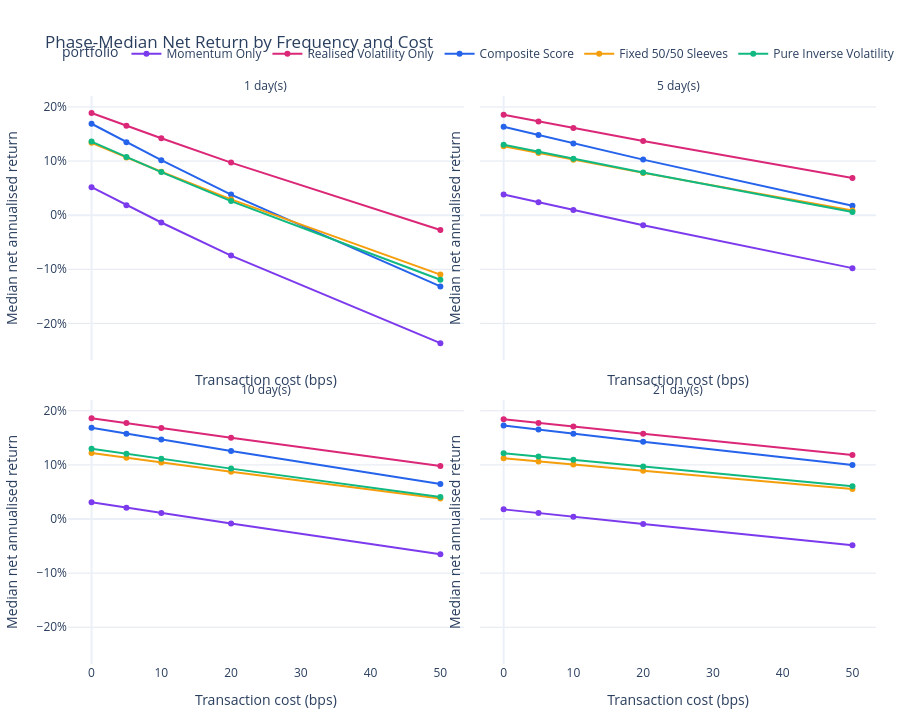

The code cell stored with this chart in its notebook:
### Code cell
phase_cost_summary = (
    robustness_grid.groupby(
        ["portfolio", "rebalance_frequency", "transaction_cost_bps"],
        sort=False,
    )
    .agg(
        offset_count=("rebalance_offset", "nunique"),
        phase_mean_net_annualised_return=("net_annualised_return", "mean"),
        phase_median_net_annualised_return=("net_annualised_return", "median"),
        phase_minimum_net_annualised_return=("net_annualised_return", "min"),
        phase_mean_net_sharpe=("net_sharpe", "mean"),
        phase_median_net_sharpe=("net_sharpe", "median"),
        phase_worst_net_sharpe=("net_sharpe", "min"),
        phase_worst_max_drawdown=("net_max_drawdown", "min"),
        phase_mean_daily_turnover=("average_daily_turnover", "mean"),
        phase_mean_gross_exposure=("average_gross_exposure", "mean"),
        every_phase_profitable=(
            "net_annualised_return",
            lambda values: values.gt(0.0).all(),
        ),
    )
    .reset_index()
)
if not phase_cost_summary["offset_count"].eq(
    phase_cost_summary["rebalance_frequency"]
).all():
    raise ValueError("The phase-cost summary is incomplete.")

strategy_colours = {
    "Momentum Only": "#7C3AED",
    "Realised Volatility Only": "#DB2777",
    **{
        portfolio: PORTFOLIO_COLOURS[portfolio]
        for portfolio in ACTIVE_PORTFOLIO_ORDER[2:]
    },
}
cost_figure_data = phase_cost_summary.assign(
    frequency_label=lambda data: data["rebalance_frequency"].map(
        lambda value: f"{value} day(s)"
    )
)
cost_return_figure = px.line(
    cost_figure_data,
    x="transaction_cost_bps",
    y="phase_median_net_annualised_return",
    color="portfolio",
    facet_col="frequency_label",
    facet_col_wrap=2,
    markers=True,
    category_orders={"portfolio": list(ACTIVE_PORTFOLIO_ORDER)},
    color_discrete_map=strategy_colours,
    title="Phase-Median Net Return by Frequency and Cost",
)
cost_return_figure.update_layout(
    template="plotly_white",
    height=720,
    margin={"l": 64, "r": 24, "t": 96, "b": 56},
    legend={"orientation": "h", "y": 1.10, "x": 0.0},
)
cost_return_figure.update_xaxes(title_text="Transaction cost (bps)", showgrid=False)
cost_return_figure.update_yaxes(
    title_text="Median net annualised return",
    tickformat=".0%",
    gridcolor="#E2E8F0",
    zeroline=True,
)
for annotation in cost_return_figure.layout.annotations:
    annotation.text = annotation.text.split("=")[-1]
display(cost_return_figure)

### Figure 1 — Plotly figure (JSON) as saved in the notebook; plotly's stock layout.template omitted (floating-point values rounded to 4 significant figures)
{"data": [{"hovertemplate": "portfolio=Momentum Only<br>frequency_label=1 day(s)<br>transaction_cost_bps=%{x}<br>phase_median_net_annualised_return=%{y}<extra></extra>", "legendgroup": "Momentum Only", "line": {"color": "#7C3AED", "dash": "solid"}, "marker": {"symbol": "circle"}, "mode": "lines+markers", "name": "Momentum Only", "orientation": "v", "showlegend": true, "type": "scatter", "x": [0.0, 5.0, 10.0, 20.0, 50.0], "xaxis": "x3", "y": [0.05161, 0.01848, -0.01361, -0.07479, -0.2366], "yaxis": "y3"}, {"hovertemplate": "portfolio=Momentum Only<br>frequency_label=5 day(s)<br>transaction_cost_bps=%{x}<br>phase_median_net_annualised_return=%{y}<extra></extra>", "legendgroup": "Momentum Only", "line": {"color": "#7C3AED", "dash": "solid"}, "marker": {"symbol": "circle"}, "mode": "lines+markers", "name": "Momentum Only", "orientation": "v", "showlegend": false, "type": "scatter", "x": [0.0, 5.0, 10.0, 20.0, 50.0], "xaxis": "x4", "y": [0.03823, 0.02376, 0.009488, -0.01848, -0.09791], "yaxis": "y4"}, {"hovertemplate": "portfolio=Momentum Only<br>frequency_label=10 day(s)<br>transaction_cost_bps=%{x}<br>phase_median_net_annualised_return=%{y}<extra></extra>", "legendgroup": "Momentum Only", "line": {"color": "#7C3AED", "dash": "solid"}, "marker": {"symbol": "circle"}, "mode": "lines+markers", "name": "Momentum Only", "orientation": "v", "showlegend": false, "type": "scatter", "x": [0.0, 5.0, 10.0, 20.0, 50.0], "xaxis": "x", "y": [0.03103, 0.02101, 0.01109, -0.008468, -0.06501], "yaxis": "y"}, {"hovertemplate": "portfolio=Momentum Only<br>frequency_label=21 day(s)<br>transaction_cost_bps=%{x}<br>phase_median_net_annualised_return=%{y}<extra></extra>", "legendgroup": "Momentum Only", "line": {"color": "#7C3AED", "dash": "solid"}, "marker": {"symbol": "circle"}, "mode": "lines+markers", "name": "Momentum Only", "orientation": "v", "showlegend": false, "type": "scatter", "x": [0.0, 5.0, 10.0, 20.0, 50.0], "xaxis": "x2", "y": [0.01786, 0.01102, 0.004227, -0.009236, -0.04857], "yaxis": "y2"}, {"hovertemplate": "portfolio=Realised Volatility Only<br>frequency_label=1 day(s)<br>transaction_cost_bps=%{x}<br>phase_median_net_annualised_return=%{y}<extra></extra>", "legendgroup": "Realised Volatility Only", "line": {"color": "#DB2777", "dash": "solid"}, "marker": {"symbol": "circle"}, "mode": "lines+markers", "name": "Realised Volatility Only", "orientation": "v", "showlegend": true, "type": "scatter", "x": [0.0, 5.0, 10.0, 20.0, 50.0], "xaxis": "x3", "y": [0.1889, 0.1652, 0.1421, 0.09712, -0.02749], "yaxis": "y3"}, {"hovertemplate": "portfolio=Realised Volatility Only<br>frequency_label=5 day(s)<br>transaction_cost_bps=%{x}<br>phase_median_net_annualised_return=%{y}<extra></extra>", "legendgroup": "Realised Volatility Only", "line": {"color": "#DB2777", "dash": "solid"}, "marker": {"symbol": "circle"}, "mode": "lines+markers", "name": "Realised Volatility Only", "orientation": "v", "showlegend": false, "type": "scatter", "x": [0.0, 5.0, 10.0, 20.0, 50.0], "xaxis": "x4", "y": [0.1856, 0.1732, 0.161, 0.1371, 0.06852], "yaxis": "y4"}, {"hovertemplate": "portfolio=Realised Volatility Only<br>frequency_label=10 day(s)<br>transaction_cost_bps=%{x}<br>phase_median_net_annualised_return=%{y}<extra></extra>", "legendgroup": "Realised Volatility Only", "line": {"color": "#DB2777", "dash": "solid"}, "marker": {"symbol": "circle"}, "mode": "lines+markers", "name": "Realised Volatility Only", "orientation": "v", "showlegend": false, "type": "scatter", "x": [0.0, 5.0, 10.0, 20.0, 50.0], "xaxis": "x", "y": [0.1865, 0.1773, 0.1682, 0.1503, 0.09795], "yaxis": "y"}, {"hovertemplate": "portfolio=Realised Volatility Only<br>frequency_label=21 day(s)<br>transaction_cost_bps=%{x}<br>phase_median_net_annualised_return=%{y}<extra></extra>", "legendgroup": "Realised Volatility Only", "line": {"color": "#DB2777", "dash": "solid"}, "marker": {"symbol": "circle"}, "mode": "lines+markers", "name": "Realised Volatility Only", "orientation": "v", "showlegend": false, "type": "scatter", "x": [0.0, 5.0, 10.0, 20.0, 50.0], "xaxis": "x2", "y": [0.1844, 0.1777, 0.171, 0.1577, 0.1186], "yaxis": "y2"}, {"hovertemplate": "portfolio=Composite Score<br>frequency_label=1 day(s)<br>transaction_cost_bps=%{x}<br>phase_median_net_annualised_return=%{y}<extra></extra>", "legendgroup": "Composite Score", "line": {"color": "#2563EB", "dash": "solid"}, "marker": {"symbol": "circle"}, "mode": "lines+markers", "name": "Composite Score", "orientation": "v", "showlegend": true, "type": "scatter", "x": [0.0, 5.0, 10.0, 20.0, 50.0], "xaxis": "x3", "y": [0.169, 0.1347, 0.1015, 0.03794, -0.1317], "yaxis": "y3"}, {"hovertemplate": "portfolio=Composite Score<br>frequency_label=5 day(s)<br>transaction_cost_bps=%{x}<br>phase_median_net_annualised_return=%{y}<extra></extra>", "legendgroup": "Composite Score", "line": {"color": "#2563EB", "dash": "solid"}, "marker": {"symbol": "circle"}, "mode": "lines+markers", "name": "Composite Score", "orientation": "v", "showlegend": false, "type": "scatter", "x": [0.0, 5.0, 10.0, 20.0, 50.0], "xaxis": "x4", "y": [0.1634, 0.1479, 0.1326, 0.1026, 0.01728], "yaxis": "y4"}, {"hovertemplate": "portfolio=Composite Score<br>frequency_label=10 day(s)<br>transaction_cost_bps=%{x}<br>phase_median_net_annualised_return=%{y}<extra></extra>", "legendgroup": "Composite Score", "line": {"color": "#2563EB", "dash": "solid"}, "marker": {"symbol": "circle"}, "mode": "lines+markers", "name": "Composite Score", "orientation": "v", "showlegend": false, "type": "scatter", "x": [0.0, 5.0, 10.0, 20.0, 50.0], "xaxis": "x", "y": [0.1686, 0.1578, 0.147, 0.1259, 0.06457], "yaxis": "y"}, {"hovertemplate": "portfolio=Composite Score<br>frequency_label=21 day(s)<br>transaction_cost_bps=%{x}<br>phase_median_net_annualised_return=%{y}<extra></extra>", "legendgroup": "Composite Score", "line": {"color": "#2563EB", "dash": "solid"}, "marker": {"symbol": "circle"}, "mode": "lines+markers", "name": "Composite Score", "orientation": "v", "showlegend": false, "type": "scatter", "x": [0.0, 5.0, 10.0, 20.0, 50.0], "xaxis": "x2", "y": [0.173, 0.1653, 0.1577, 0.1429, 0.09987], "yaxis": "y2"}, {"hovertemplate": "portfolio=Fixed 50/50 Sleeves<br>frequency_label=1 day(s)<br>transaction_cost_bps=%{x}<br>phase_median_net_annualised_return=%{y}<extra></extra>", "legendgroup": "Fixed 50/50 Sleeves", "line": {"color": "#F59E0B", "dash": "solid"}, "marker": {"symbol": "circle"}, "mode": "lines+markers", "name": "Fixed 50/50 Sleeves", "orientation": "v", "showlegend": true, "type": "scatter", "x": [0.0, 5.0, 10.0, 20.0, 50.0], "xaxis": "x3", "y": [0.1337, 0.1066, 0.08019, 0.02921, -0.1098], "yaxis": "y3"}, {"hovertemplate": "portfolio=Fixed 50/50 Sleeves<br>frequency_label=5 day(s)<br>transaction_cost_bps=%{x}<br>phase_median_net_annualised_return=%{y}<extra></extra>", "legendgroup": "Fixed 50/50 Sleeves", "line": {"color": "#F59E0B", "dash": "solid"}, "marker": {"symbol": "circle"}, "mode": "lines+markers", "name": "Fixed 50/50 Sleeves", "orientation": "v", "showlegend": false, "type": "scatter", "x": [0.0, 5.0, 10.0, 20.0, 50.0], "xaxis": "x4", "y": [0.1272, 0.1147, 0.1024, 0.07813, 0.008601], "yaxis": "y4"}, {"hovertemplate": "portfolio=Fixed 50/50 Sleeves<br>frequency_label=10 day(s)<br>transaction_cost_bps=%{x}<br>phase_median_net_annualised_return=%{y}<extra></extra>", "legendgroup": "Fixed 50/50 Sleeves", "line": {"color": "#F59E0B", "dash": "solid"}, "marker": {"symbol": "circle"}, "mode": "lines+markers", "name": "Fixed 50/50 Sleeves", "orientation": "v", "showlegend": false, "type": "scatter", "x": [0.0, 5.0, 10.0, 20.0, 50.0], "xaxis": "x", "y": [0.1221, 0.1134, 0.1047, 0.08759, 0.03806], "yaxis": "y"}, {"hovertemplate": "portfolio=Fixed 50/50 Sleeves<br>frequency_label=21 day(s)<br>transaction_cost_bps=%{x}<br>phase_median_net_annualised_return=%{y}<extra></extra>", "legendgroup": "Fixed 50/50 Sleeves", "line": {"color": "#F59E0B", "dash": "solid"}, "marker": {"symbol": "circle"}, "mode": "lines+markers", "name": "Fixed 50/50 Sleeves", "orientation": "v", "showlegend": false, "type": "scatter", "x": [0.0, 5.0, 10.0, 20.0, 50.0], "xaxis": "x2", "y": [0.1124, 0.1065, 0.1007, 0.08929, 0.05561], "yaxis": "y2"}, {"hovertemplate": "portfolio=Pure Inverse Volatility<br>frequency_label=1 day(s)<br>transaction_cost_bps=%{x}<br>phase_median_net_annualised_return=%{y}<extra></extra>", "legendgroup": "Pure Inverse Volatility", "line": {"color": "#10B981", "dash": "solid"}, "marker": {"symbol": "circle"}, "mode": "lines+markers", "name": "Pure Inverse Volatility", "orientation": "v", "showlegend": true, "type": "scatter", "x": [0.0, 5.0, 10.0, 20.0, 50.0], "xaxis": "x3", "y": [0.1359, 0.1074, 0.07956, 0.02597, -0.1194], "yaxis": "y3"}, {"hovertemplate": "portfolio=Pure Inverse Volatility<br>frequency_label=5 day(s)<br>transaction_cost_bps=%{x}<br>phase_median_net_annualised_return=%{y}<extra></extra>", "legendgroup": "Pure Inverse Volatility", "line": {"color": "#10B981", "dash": "solid"}, "marker": {"symbol": "circle"}, "mode": "lines+markers", "name": "Pure Inverse Volatility", "orientation": "v", "showlegend": false, "type": "scatter", "x": [0.0, 5.0, 10.0, 20.0, 50.0], "xaxis": "x4", "y": [0.1301, 0.117, 0.1041, 0.0787, 0.005673], "yaxis": "y4"}, {"hovertemplate": "portfolio=Pure Inverse Volatility<br>frequency_label=10 day(s)<br>transaction_cost_bps=%{x}<br>phase_median_net_annualised_return=%{y}<extra></extra>", "legendgroup": "Pure Inverse Volatility", "line": {"color": "#10B981", "dash": "solid"}, "marker": {"symbol": "circle"}, "mode": "lines+markers", "name": "Pure Inverse Volatility", "orientation": "v", "showlegend": false, "type": "scatter", "x": [0.0, 5.0, 10.0, 20.0, 50.0], "xaxis": "x", "y": [0.1299, 0.1206, 0.1113, 0.09317, 0.04083], "yaxis": "y"}, {"hovertemplate": "portfolio=Pure Inverse Volatility<br>frequency_label=21 day(s)<br>transaction_cost_bps=%{x}<br>phase_median_net_annualised_return=%{y}<extra></extra>", "legendgroup": "Pure Inverse Volatility", "line": {"color": "#10B981", "dash": "solid"}, "marker": {"symbol": "circle"}, "mode": "lines+markers", "name": "Pure Inverse Volatility", "orientation": "v", "showlegend": false, "type": "scatter", "x": [0.0, 5.0, 10.0, 20.0, 50.0], "xaxis": "x2", "y": [0.1218, 0.1156, 0.1094, 0.09723, 0.06046], "yaxis": "y2"}], "layout": {"annotations": [{"font": {}, "showarrow": false, "text": "10 day(s)", "x": 0.245, "xanchor": "center", "xref": "paper", "y": 0.465, "yanchor": "bottom", "yref": "paper"}, {"font": {}, "showarrow": false, "text": "21 day(s)", "x": 0.755, "xanchor": "center", "xref": "paper", "y": 0.465, "yanchor": "bottom", "yref": "paper"}, {"font": {}, "showarrow": false, "text": "1 day(s)", "x": 0.245, "xanchor": "center", "xref": "paper", "y": 1.0, "yanchor": "bottom", "yref": "paper"}, {"font": {}, "showarrow": false, "text": "5 day(s)", "x": 0.755, "xanchor": "center", "xref": "paper", "y": 1.0, "yanchor": "bottom", "yref": "paper"}], "height": 720, "legend": {"orientation": "h", "title": {"text": "portfolio"}, "tracegroupgap": 0, "x": 0.0, "y": 1.1}, "margin": {"b": 56, "l": 64, "r": 24, "t": 96}, "title": {"text": "Phase-Median Net Return by Frequency and Cost"}, "xaxis": {"anchor": "y", "domain": [0.0, 0.49], "showgrid": false, "title": {"text": "Transaction cost (bps)"}}, "xaxis2": {"anchor": "y2", "domain": [0.51, 1.0], "matches": "x", "showgrid": false, "title": {"text": "Transaction cost (bps)"}}, "xaxis3": {"anchor": "y3", "domain": [0.0, 0.49], "matches": "x", "showgrid": false, "showticklabels": false, "title": {"text": "Transaction cost (bps)"}}, "xaxis4": {"anchor": "y4", "domain": [0.51, 1.0], "matches": "x", "showgrid": false, "showticklabels": false, "title": {"text": "Transaction cost (bps)"}}, "yaxis": {"anchor": "x", "domain": [0.0, 0.465], "gridcolor": "#E2E8F0", "tickformat": ".0%", "title": {"text": "Median net annualised return"}, "zeroline": true}, "yaxis2": {"anchor": "x2", "domain": [0.0, 0.465], "gridcolor": "#E2E8F0", "matches": "y", "showticklabels": false, "tickformat": ".0%", "title": {"text": "Median net annualised return"}, "zeroline": true}, "yaxis3": {"anchor": "x3", "domain": [0.535, 1.0], "gridcolor": "#E2E8F0", "matches": "y", "tickformat": ".0%", "title": {"text": "Median net annualised return"}, "zeroline": true}, "yaxis4": {"anchor": "x4", "domain": [0.535, 1.0], "gridcolor": "#E2E8F0", "matches": "y", "showticklabels": false, "tickformat": ".0%", "title": {"text": "Median net annualised return"}, "zeroline": true}}}
